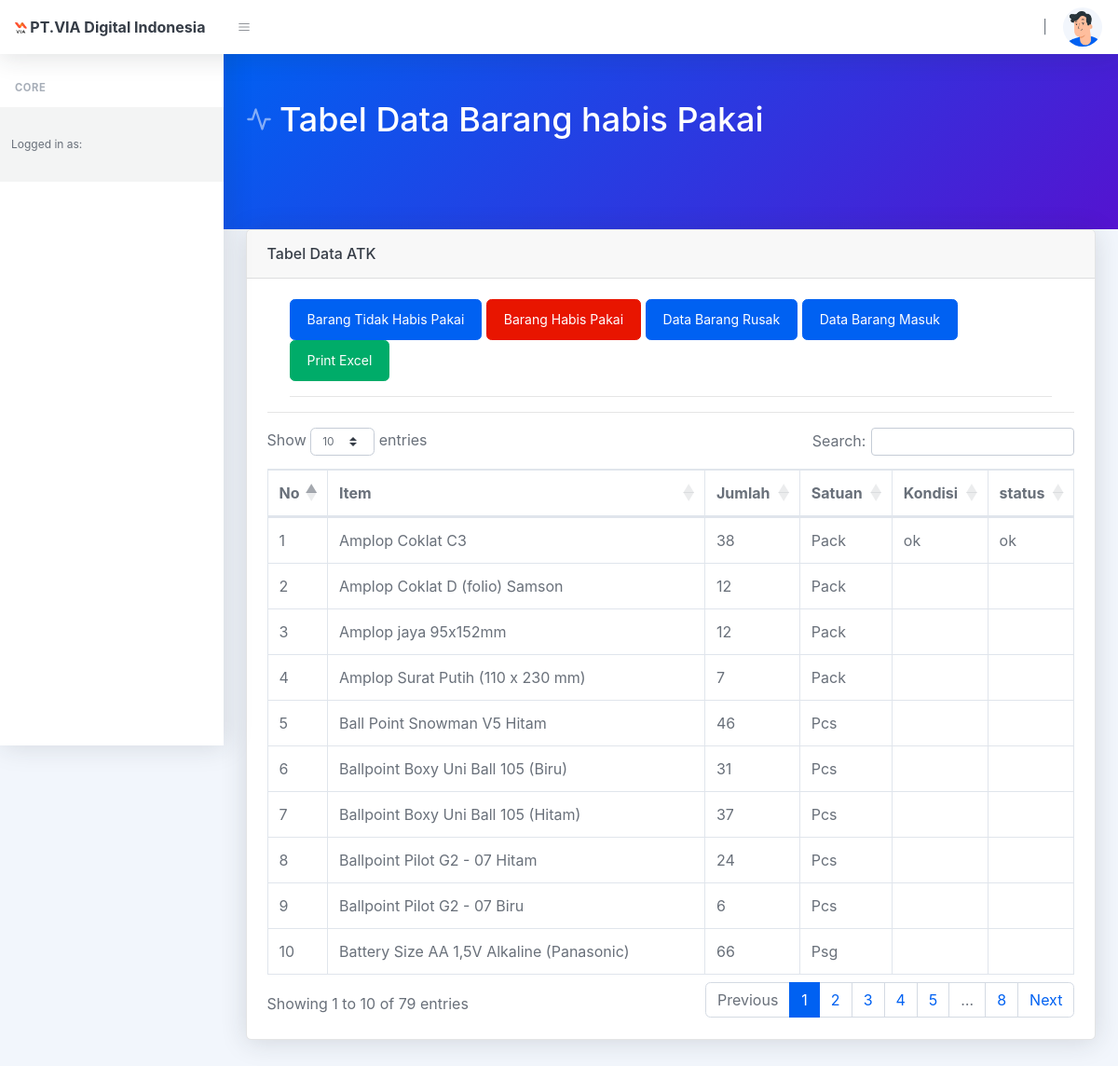
/index.php/atk/view_data, run on the app's committed database.
### tables this page shows
CREATE TABLE `data_barang` (
  `id` int(11) NOT NULL,
  `item` varchar(120) NOT NULL,
  `qty` varchar(120) NOT NULL,
  `satuan` text NOT NULL,
  `kondisi` varchar(50) NOT NULL,
  `status_barang` varchar(50) NOT NULL
);

### application/controllers/Atk.php (called while the page is built, shortened)
<?php
class Atk extends CI_Controller
{
	public function __construct()
	{
		$this->load->library('pagination');
		$this->load->model('jabatan_model');
		$this->load->model('atk_model');
		$this->load->model('order_model');
		$this->load->model('akun_model');
		$this->load->library('form_validation');
	}
	public function view_data()
	{
		$data["level_akun"] = $this->session->userdata('level');
		$data['judul'] = 'Tabel Data Barang habis Pakai';
		$data['alerts'] = $this->order_model->getDataJoin();
		$data['alerts_3'] = $this->order_model->alerts_3();
		$data['nama'] = $this->session->userdata('nama_lengkap');
		$data['jabatan'] = $this->jabatan_model->getDataById($this->session->userdata('id_jab'));
		$data['data'] = $this->atk_model->getDataBarang();
		$data['level_akun'] = $this->session->userdata('level');
		$this->load->view('template/header', $data);
		$this->load->view('atk/view_data', $data);
		$this->load->view('template/footer');
	}
}

### index.php (called while the page is built, shortened)
<?php
require_once BASEPATH.'core/CodeIgniter.php';

### application/models/Order_model.php (called while the page is built, shortened)
<?php
class Order_model extends CI_Model
{
    public function getDataJoin()
    {
        $this->db->select('*');
        $this->db->from('order_status');
        $this->db->join('departemen', 'departemen.id = order_status.departemen');
        $this->db->where('status', 2);
        $query = $this->db->get();
        return $query->result();
    }
    public function alerts_3()
    {
        $this->db->select('*');
        $this->db->from('order_status');
        $this->db->join('departemen', 'departemen.id = order_status.departemen');
        $this->db->where('status', 3);
        $query = $this->db->get();
        return $query->result();
    }
}

### application/models/Jabatan_model.php (called while the page is built, shortened)
<?php
class Jabatan_model extends CI_Model
{
    public function getDataById($id)
    {
        $this->db->where('id_jab', $id);
        $query = $this->db->get('jabatan');
        return $query->row();
    }
}

### application/models/Atk_model.php (called while the page is built, shortened)
<?php
class Atk_model extends CI_Model
{
	public function getDataBarang()
	{
		$query = $this->db->get('data_barang');
		return $query->result();
	}
}

### application/views/atk/view_data.php (the view, shortened to what this page needs)
<div class="container-fluid">
	<div class="card shadow mb-4">
		<div class="card-header py-3">
			<h6 class="m-0 font-weight-bold ">Tabel Data ATK</h6>
		</div>
		<div class="card-body">
			<div class="table-responsive">
				<div class="container">
					<a href="<?= base_url('atk/view_data_barang_habis_pakai') ?>" class="btn btn-primary">Barang Tidak Habis Pakai</a>
					<a href="<?= base_url('atk/view_data') ?>" class="btn btn-danger">Barang Habis Pakai</a>
					<a href="<?= base_url('atk/data_barang_rusak') ?>" class="btn btn-primary">Data Barang Rusak</a>
					<a href="<?= base_url('atk/data_barang_update') ?>" class="btn btn-primary">Data Barang Masuk</a>
					<button type="button" class="btn btn-success" data-toggle="modal" data-target="#exampleModalCenter">
						Print Excel
					</button>
					<hr>
				</div> <?php if ($level_akun == "admin_gudang") { ?>
					<a href="<?= base_url('atk/cetak_view_data') ?>" class="btn btn-primary">CETAK</a>
				<?php } else {
						} ?>
				<hr>
				<table class="table table-bordered" id="dataTable" width="100%" cellspacing="0">
					<thead>
						<tr>
							<th>No</th>
							<th>Item</th>
							<th>Jumlah</th>
							<th>Satuan</th>
							<th>Kondisi</th>
							<th>status</th>
						</tr>
					</thead>
					<tbody>
						<?php
						$nomor = 1;
						foreach ($data as $x) { ?>
							<tr>
								<td><?= $nomor++; ?></td>
								<td><?= $x->item; ?></td>
								<td><?= $x->qty; ?></td>
								<td><?= $x->satuan; ?></td>
								<td><?= $x->kondisi; ?></td>
								<td><?= $x->status_barang; ?></td>
							</tr>
						<?php }
						?>
					</tbody>
				</table>
			</div>
		</div>
	</div>
</div>

### data on the page
data_barang: item "Amplop Coklat C3", qty "38", satuan "Pack", kondisi "ok", status_barang "ok"
data_barang: item "Amplop Coklat D (folio) Samson", qty "12", satuan "Pack"
data_barang: item "Amplop jaya 95x152mm", qty "12", satuan "Pack"
data_barang: item "Amplop Surat Putih (110 x 230 mm)", qty "7", satuan "Pack"
data_barang: item "Ball Point Snowman V5 Hitam", qty "46", satuan "Pcs"
data_barang: item "Ballpoint Boxy Uni Ball 105 (Biru)", qty "31", satuan "Pcs"
data_barang: item "Ballpoint Boxy Uni Ball 105 (Hitam)", qty "37", satuan "Pcs"
data_barang: item "Ballpoint Pilot G2 - 07 Hitam", qty "24", satuan "Pcs"
data_barang: item "Ballpoint Pilot G2 - 07 Biru", qty "6", satuan "Pcs"
data_barang: item "Battery Size AA 1,5V Alkaline (Panasonic)", qty "66", satuan "Psg"

### other printed values
$judul "Tabel Data Barang habis Pakai"
